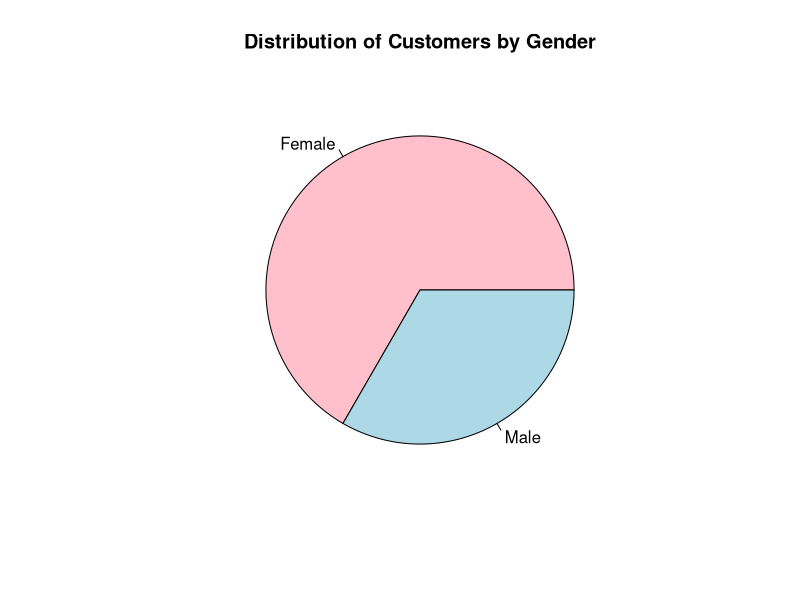

The R script that drew this image:
# Gender Data
gender_count <- c(2,1)

names(gender_count) <- c("Female","Male")

# Pie Chart
pie(gender_count,
    main="Distribution of Customers by Gender",
    col=c("pink","lightblue"))
